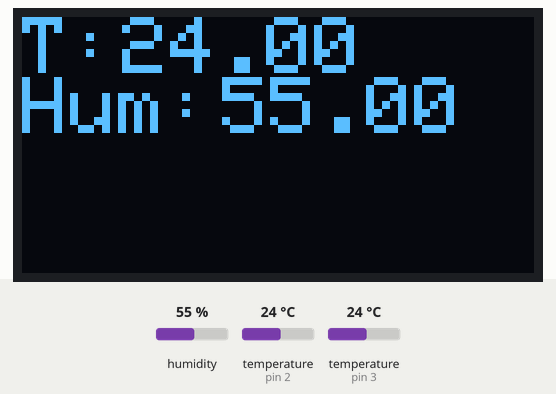
This sketch was run on a simulated Arduino Uno, built with avr-gcc and run on an emulated ATmega328P. Shown: 128×64 one-colour display. Inputs (shaded band) come from the test bench; at power-on: humidity 55 %, temperature (sensors on pin 3, pin 2) 24 °C. What the sketch prints to the serial monitor is not drawn.

Above: at 2.6 s.
2.7 s: humidity set to 22 %
At 7.8 s:
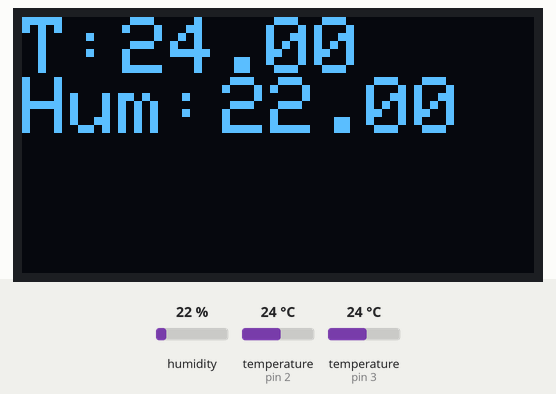
9.4 s: temperature (sensor on pin 3) set to 12 °C
At 11.1 s:
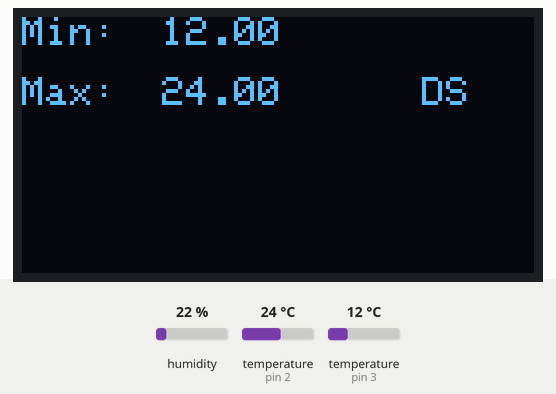
12.9 s: temperature (sensor on pin 2) set to 12 °C
At 14.5 s:
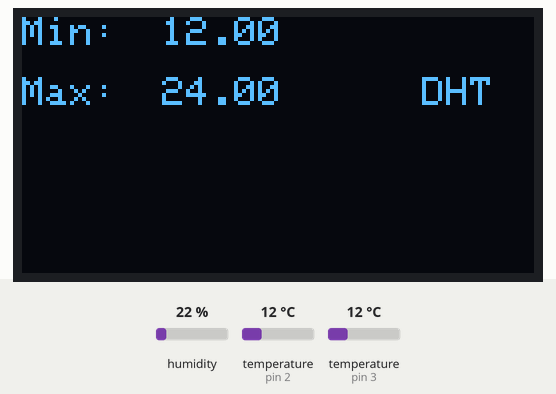
16.3 s: temperature (sensor on pin 3) set to 19 °C
At 17.9 s:
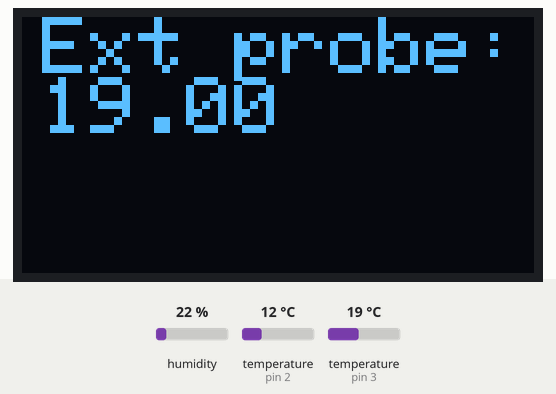
19.6 s: humidity set to 40 %
At 21.8 s:
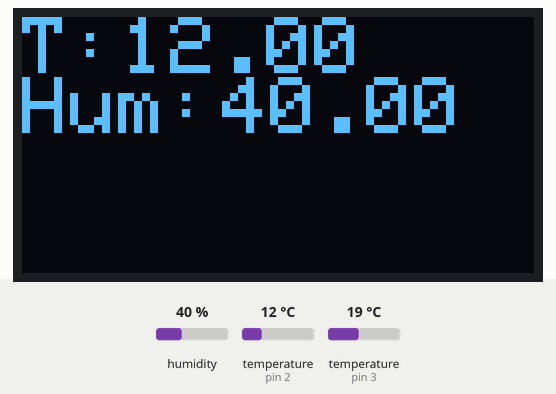
23.6 s: temperature (sensor on pin 3) set to 28 °C
At 25.1 s:
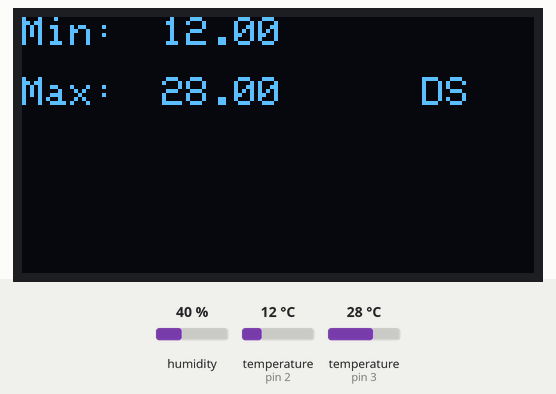
Timing chart, 0 to 26.6 s (numbered marks = the images above; inputs shaded):
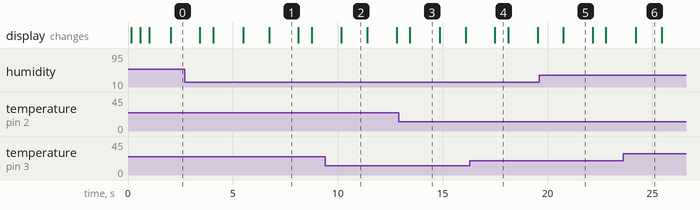

The sketch:

LCD_I2C_SSD1306_DHT22_DS1820.ino
```cpp
#include <SPI.h>
#include <Wire.h>
#include <Adafruit_GFX.h>
#include <Adafruit_SSD1306.h>
#include<DHT.h>
#include<OneWire.h>
#include<DallasTemperature.h>

#define ONEWIRE 3 //External temperature sensor PIN 3
#define OLED_RESET 4
Adafruit_SSD1306 display(OLED_RESET);

DHT dht(2, DHT22);
OneWire ourWire(ONEWIRE);

DallasTemperature sensor(&ourWire);

float hum;
float temp;
float temp1;
const int button = 4;
int buttonState = 1;
int brojac = 0;
float minTempDHT = 1000;
float maxTempDHT = -1000;
float minTempDS = 1000;
float maxTempDS = -1000;

//pozdravna poruka
void printWelcome(String message) {
  display.setTextSize(2);
  display.setTextColor(WHITE);
  display.setCursor(20, 0);
  display.println(message);
  display.display();
}

//pozdravna poruka2
void printWelcome2(String message) {
  display.setTextSize(1);
  display.setTextColor(WHITE);
  display.setCursor(20, 20);
  display.println(message);
  display.display();

  for (int i = 88; i <= 96; i = i + 4) {
    display.setCursor(i, 20);
    display.print(".");
    display.display();
    delay(400);
  }
}

//dohvaca podatke sa DHT22 za prikaz na pocetnom zaslonu
void getValuesDHT22() {
  display.setTextSize(1);
  display.setCursor(5, 0);
  display.println("T: ");

  display.setCursor(65, 0);
  display.println("Hum: ");

  hum = dht.readHumidity();
  temp = dht.readTemperature();

  display.setCursor(25, 0);
  display.println(temp);

  display.setCursor(95, 0);
  display.println(hum);

}

void getValuesOnlyDHT22() {
  display.setTextSize(2);
  display.setCursor(0, 0);
  display.println("T: ");

  display.setCursor(0, 15);
  display.println("Hum: ");

  hum = dht.readHumidity();
  temp = dht.readTemperature();

  display.setCursor(25, 0);
  display.println(temp);

  display.setCursor(50, 15);
  display.println(hum);

}

//dohvaca podatke sa DS1820 za prikaz na pocetnom zaslonu
void getValueExternal() {
  display.setTextSize(1);
  sensor.requestTemperatures();
  temp1 = sensor.getTempCByIndex(0);
  display.setCursor(5, 15);
  display.println("Ext T: ");
  display.setCursor(50, 15);
  display.println(temp1);
}

void getValueExternalOnly() {
  display.setTextSize(2);
  sensor.requestTemperatures();
  temp1 = sensor.getTempCByIndex(0);
  display.setCursor(5, 0);
  display.println("Ext probe: ");
  display.setCursor(5, 15);
  display.println(temp1);
}

//prikaz min i max temp dohvacene sa DHT22
void getMinMaxDHT() {

  minTempDHT = min(minTempDHT, dht.readTemperature());
  maxTempDHT = max(maxTempDHT, dht.readTemperature());

  display.setTextSize(1);
  display.setCursor(0, 0);
  display.println("Min: ");
  display.setCursor(0, 15);
  display.println("Max: ");

  display.setCursor(35,0);
  display.println(minTempDHT);

  display.setCursor(35,15);
  display.println(maxTempDHT);

  display.setCursor(100, 15);
  display.println("DHT");
}


void getMinMaxDS() {

  sensor.requestTemperatures();
  minTempDS = min(minTempDS,sensor.getTempCByIndex(0));
  maxTempDS = max(maxTempDS,sensor.getTempCByIndex(0));

  display.setTextSize(1);
  display.setCursor(0, 0);
  display.println("Min: ");
  display.setCursor(0, 15);
  display.println("Max: ");

  display.setCursor(35,0);
  display.println(minTempDS);

  display.setCursor(35,15);
  display.println(maxTempDS);

  display.setCursor(100, 15);
  display.println("DS");
}


void setup() {

  pinMode(button, INPUT);

  Serial.begin(9600);

  display.begin(SSD1306_SWITCHCAPVCC, 0x3C);
  dht.begin();
  sensor.begin();

  display.clearDisplay();
  display.display();

  printWelcome("Welcome");
  printWelcome2("Sensor test");
}

void loop() {

  //dohvati pritisak gumba
  buttonState = digitalRead(button);
  Serial.println(buttonState);

  if (buttonState == LOW) {
    delay(600);
    brojac++;
  }

  switch (brojac) {
    case 0:
      //prikaz podataka sa obje sonde
      display.clearDisplay();
      getValuesDHT22();
      getValueExternal();
      display.display();
      break;
    case 1:
      //prikaz podataka sa DHT22
      display.clearDisplay();
      getValuesOnlyDHT22();
      display.display();
      break;
    case 2:
      //prikaz podataka sa DS1820
      display.clearDisplay();
      getValueExternalOnly();
      display.display();
      break;
    case 3:
      //prikaz min i max temp sa DHT22
      display.clearDisplay();
      getMinMaxDHT();
      display.display();
      break;
    case 4:
      //prikaz min i max temp sa DS1820
      display.clearDisplay();
      getMinMaxDS();
      display.display();
      break;
    case 5:
      brojac = 0;
      break;
  }


}
```

Measured:
- what the display in image 1 shows lasts 1.4 s, from 6.7 s to 8.1 s
- what the display in image 2 shows lasts 1.2 s, from 10.2 s to 11.4 s
- what the display in image 4 shows lasts 0.6 s, from 17.5 s to 18.1 s
